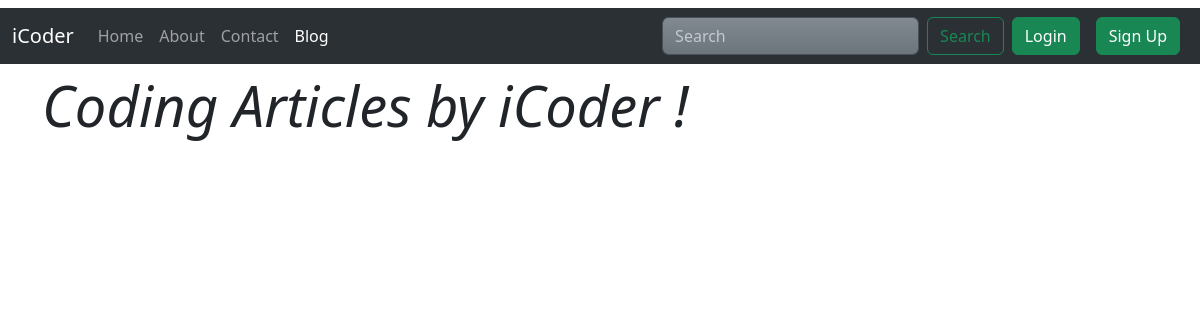
The page /blog/ on the database as committed earlier.
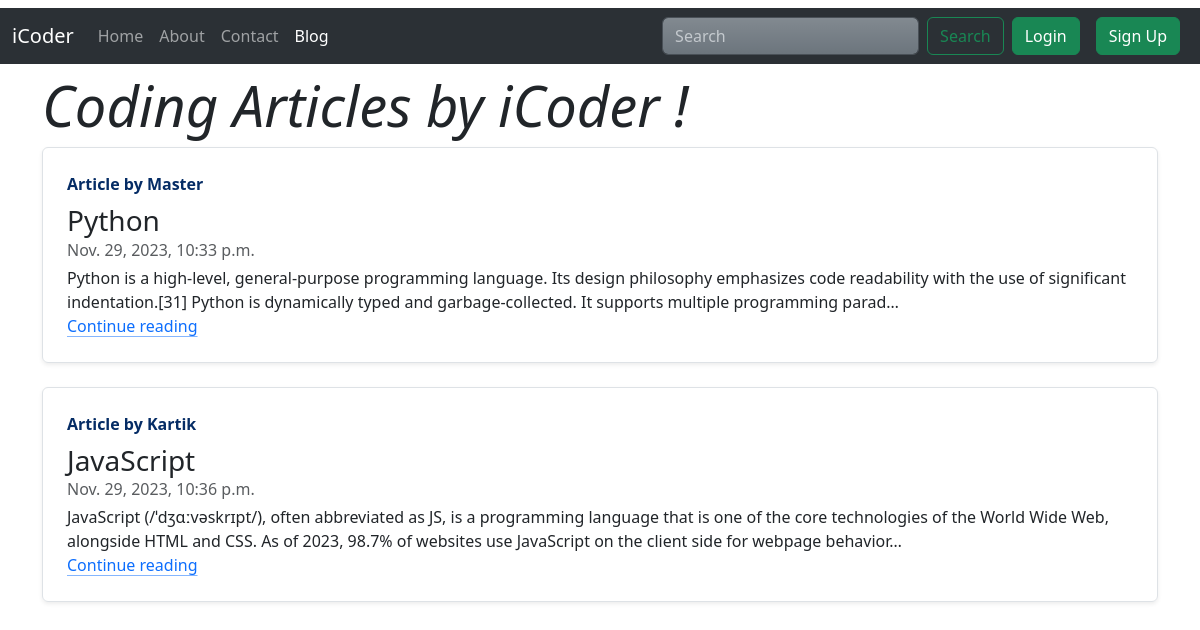
The same page on the database as committed later.
### blog/models.py (models this page shows, shortened)
class Post(models.Model):
    serial_number = models.AutoField(primary_key=True)
    title = models.CharField(max_length=250)
    author = models.CharField(max_length=100)
    slug = models.CharField(max_length=100)
    content = models.TextField()
    timestamp = models.DateTimeField()

### blog/views.py (the view)
# urls.py: path('',views.home,name='home'),
def home(request):
    allPosts = Post.objects.all()
    context = {"allPosts": allPosts}
    return render(request, "blog/blogHome.html", context)

### blog/templates/blog/blogHome.html
{% extends "home/base.html" %}
{% block blogActive %}active{% endblock blogActive %}
{% block body %}
<div class="container">
  <h1 class="display-4 fst-italic">Coding Articles by iCoder !</h1>
  {% for post in allPosts %}
  <div class="row g-0 border rounded overflow-hidden flex-md-row mb-4 shadow-sm h-md-250 position-relative">
    <div class="col p-4 d-flex flex-column position-static">
      <strong class="d-inline-block mb-2 text-primary-emphasis">{{post.author}}</strong>
      <h3 class="mb-0">{{post.title}}</h3>
      <div class="mb-1 text-body-secondary">{{post.timestamp}}</div>
      <p class="card-text mb-auto">{{post.content|truncatechars:250}}</p>
      <a href="{{post.slug}}" class="icon-link gap-1 icon-link-hover stretched-link">
        Continue reading
        <svg class="bi">
          <use xlink:href="#chevron-right"></use>
        </svg>
      </a>
    </div>
  </div>
  {% endfor %}
</div>
{% endblock body %}

### home/templates/home/base.html (shortened to what this page needs)
<!DOCTYPE html>
<html lang="en">
  <head>
    <link
      href="https://cdn.jsdelivr.net/npm/bootstrap@5.3.2/dist/css/bootstrap.min.css"
      rel="stylesheet"
    />
  </head>
  <body>
    <nav
      class="navbar navbar-expand-lg bg-body-tertiary bg-dark my-2"
      data-bs-theme="dark"
    >
      <div class="container-fluid">
        <a class="navbar-brand" href="/">iCoder</a>
        <div class="collapse navbar-collapse" id="navbarSupportedContent">
          <ul class="navbar-nav me-auto mb-2 mb-lg-0">
            <li class="nav-item">
              <a
                class="nav-link {% block homeactive %}{% endblock homeactive %}"
                aria-current="page"
                href="/"
                >Home</a
              >
            </li>
            <li class="nav-item">
              <a
                class="nav-link {% block aboutActive %}{% endblock aboutActive %}"
                href="/about"
                >About</a
              >
            </li>
            <li class="nav-item">
              <a
                class="nav-link {% block contactActive %}{% endblock contactActive %}"
                href="/contact"
                >Contact</a
              >
            </li>
            <li class="nav-item">
              <a
                class="nav-link {% block blogActive %}{% endblock blogActive %}"
                href="/blog"
                >Blog</a
              >
            </li>
          </ul>
          <form class="d-flex" role="search" method="GET" action="/search">
            <input
              class="form-control me-2 text-white bg-secondary bg-gradient"
              type="search"
              placeholder="Search"
              aria-label="Search"
              name="query"
              id="query"
              required
            />
            <button class="btn btn-outline-success" type="submit" id="btn">
              Search
            </button>
          </form>
          <button
            type="button"
            class="btn btn-success mx-2"
            data-bs-toggle="modal"
            data-bs-target="#user-Login"
          >
            Login
          </button>
          <button
            type="button"
            class="btn btn-success mx-2"
            data-bs-toggle="modal"
            data-bs-target="#user-signUp"
          >
            Sign Up
          </button>
        </div>
      </div>
    </nav>
     {% block body %} {% endblock body %}
  </body>
</html>

Rows that differ between the two databases and show on the page:
added Post: author "Article by Master", title "Python", timestamp "Nov. 29, 2023, 10:33 p.m.", content "Python is a high-level, general-purpose programming language. Its design philosophy emphasizes code readability with the use of significant indentation.[31] Python is dynamically typed and garbage-collected. It supports multiple programming parad…"
added Post: author "Article by Kartik", title "JavaScript", timestamp "Nov. 29, 2023, 10:36 p.m.", content "JavaScript (/ˈdʒɑːvəskrɪpt/), often abbreviated as JS, is a programming language that is one of the core technologies of the World Wide Web, alongside HTML and CSS. As of 2023, 98.7% of websites use JavaScript on the client side for webpage behavior…"
